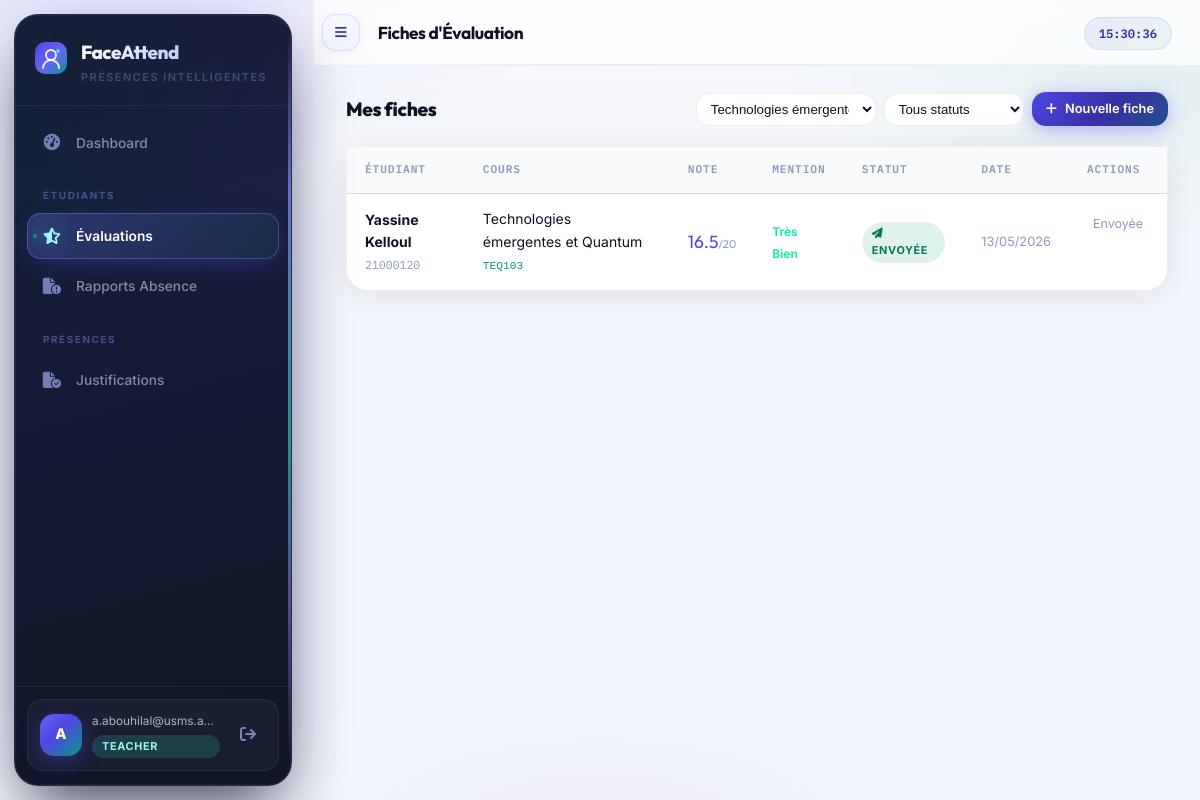
Page /teacher/evaluations?course_id=3 (signed in) on the committed database.
### app/models/__init__.py (models this page shows, shortened)
class User(UserMixin, db.Model):
    __tablename__ = "users"
    id           = db.Column(db.Integer, primary_key=True)
    email        = db.Column(db.String(255), unique=True, nullable=False, index=True)
    password_hash= db.Column(db.String(255), nullable=False)
    role         = db.Column(db.Enum(RoleEnum), nullable=False)
    is_active    = db.Column(db.Boolean, default=True)
    consent_given= db.Column(db.Boolean, default=False)          # CNDP
    consent_date = db.Column(db.DateTime)
    failed_logins= db.Column(db.Integer, default=0)
    locked_until = db.Column(db.DateTime)
    created_at   = db.Column(db.DateTime, default=lambda: datetime.now(timezone.utc))
    updated_at   = db.Column(db.DateTime, onupdate=lambda: datetime.now(timezone.utc))
    deleted_at   = db.Column(db.DateTime)   # Soft delete (droit à l'oubli CNDP)
    student_profile = db.relationship("Student", back_populates="user", uselist=False)
    teacher_profile = db.relationship("Teacher", back_populates="user", uselist=False)

class Evaluation(db.Model):
    __tablename__ = "evaluations"
    id          = db.Column(db.Integer, primary_key=True)
    teacher_id  = db.Column(db.Integer, db.ForeignKey("teachers.id"), nullable=False)
    student_id  = db.Column(db.Integer, db.ForeignKey("students.id"), nullable=False)
    course_id   = db.Column(db.Integer, db.ForeignKey("courses.id"),  nullable=False)
    note_participation  = db.Column(db.Float, default=0)   # /5
    note_travail        = db.Column(db.Float, default=0)   # /5
    note_comportement   = db.Column(db.Float, default=0)   # /5
    note_assiduite      = db.Column(db.Float, default=0)   # /5
    note_globale        = db.Column(db.Float, default=0)   # /20 — calculée auto
    commentaire         = db.Column(db.Text)
    statut              = db.Column(db.Enum(EvaluationStatus),
                                    default=EvaluationStatus.BROUILLON)
    created_at          = db.Column(db.DateTime,
                                    default=lambda: datetime.now(timezone.utc))
    sent_at             = db.Column(db.DateTime)
    admin_commentaire   = db.Column(db.Text)
    admin_archived_at   = db.Column(db.DateTime)
    teacher  = db.relationship("Teacher",  foreign_keys=[teacher_id])
    student  = db.relationship("Student",  foreign_keys=[student_id])
    course   = db.relationship("Course",   foreign_keys=[course_id])
    @property
    def mention(self):
        n = self.note_globale or 0
        if n >= 16: return ("Très Bien", "#00f5a0")
        if n >= 14: return ("Bien",      "#00c8ff")
        if n >= 12: return ("Assez Bien","#ffb347")
        if n >= 10: return ("Passable",  "#aaa")
        return ("Insuffisant", "#ff4d6d")

class Student(db.Model):
    __tablename__ = "students"
    id              = db.Column(db.Integer, primary_key=True)
    user_id         = db.Column(db.Integer, db.ForeignKey("users.id"), unique=True)
    student_number  = db.Column(db.String(20), unique=True, nullable=False)  # CNE / Matricule
    first_name      = db.Column(db.String(100), nullable=False)
    last_name       = db.Column(db.String(100), nullable=False)
    program         = db.Column(db.String(100))   # Filière
    year_of_study   = db.Column(db.Integer)
    group_name      = db.Column(db.String(50))
    face_encoding_enc  = db.Column(db.LargeBinary)   # AES-GCM ciphertext
    face_encoding_nonce= db.Column(db.LargeBinary)   # 96-bit nonce GCM
    face_encoding_tag  = db.Column(db.LargeBinary)   # 128-bit auth tag GCM
    face_photo_enc     = db.Column(db.LargeBinary)
    face_photo_nonce   = db.Column(db.LargeBinary)
    face_photo_tag     = db.Column(db.LargeBinary)
    face_enrolled_at   = db.Column(db.DateTime)
    pseudonym          = db.Column(db.String(64), unique=True)  # Pseudonymisation CNDP
    user        = db.relationship("User", back_populates="student_profile")
    attendances = db.relationship("Attendance", back_populates="student", lazy="dynamic")
    enrollments = db.relationship("Enrollment",  back_populates="student", lazy="dynamic")
    @property
    def full_name(self):
        return f"{self.first_name} {self.last_name}"

class Course(db.Model):
    __tablename__ = "courses"
    id          = db.Column(db.Integer, primary_key=True)
    teacher_id  = db.Column(db.Integer, db.ForeignKey("teachers.id"))
    name        = db.Column(db.String(150), nullable=False)
    code        = db.Column(db.String(20), unique=True, nullable=False)
    description = db.Column(db.Text)
    credits     = db.Column(db.Integer, default=3)
    room        = db.Column(db.String(50))
    is_active   = db.Column(db.Boolean, default=True)
    teacher     = db.relationship("Teacher", back_populates="courses")
    sessions    = db.relationship("Session", back_populates="course", lazy="dynamic")
    enrollments = db.relationship("Enrollment", back_populates="course", lazy="dynamic")

### app/api/teacher.py (the view)
@teacher_bp.route("/evaluations")
@teacher_required
def evaluations():
    teacher = Teacher.query.filter_by(user_id=current_user.id).first_or_404()
    course_id = request.args.get("course_id", type=int)
    statut    = request.args.get("statut", "")
    query = Evaluation.query.filter_by(teacher_id=teacher.id)
    if course_id:
        query = query.filter_by(course_id=course_id)
    if statut:
        query = query.filter_by(statut=EvaluationStatus[statut.upper()])
    fiches   = query.order_by(Evaluation.created_at.desc()).all()
    courses  = teacher.courses.filter_by(is_active=True).all()
    return render_template("teacher/evaluations.html",
                           teacher=teacher,
                           fiches=fiches,
                           courses=courses,
                           selected_course=course_id,
                           selected_statut=statut)

### app/api/teacher.py (called while the page is built)
def teacher_required(f):
    @wraps(f)
    @login_required
    def decorated(*args, **kwargs):
        if current_user.role not in (RoleEnum.TEACHER, RoleEnum.ADMIN):
            flash("Accès enseignants uniquement.", "danger")
            return redirect(url_for("auth.login"))
        return f(*args, **kwargs)
    return decorated

### frontend/templates/teacher/evaluations.html (shortened to what this page needs)
{% extends "base.html" %}
{% block page_title %}Fiches d'Évaluation{% endblock %}
{% block content %}
<div class="section-header">
  <h2>Mes fiches</h2>
  <div style="display:flex;gap:8px;flex-wrap:wrap;align-items:center">
    <form method="GET" style="display:flex;gap:8px">
      <select name="course_id" class="form-control" style="width:180px;padding:7px 10px;background:var(--bg-2);border:1px solid var(--border-2);border-radius:var(--radius);color:var(--text);font-size:.83rem" onchange="this.form.submit()">
        {% for c in courses %}<option value="{{ c.id }}" {% if selected_course == c.id %}selected{% endif %}>{{ c.name }}</option>{% endfor %}
      </select>
      <select name="statut" class="form-control" style="width:140px;padding:7px 10px;background:var(--bg-2);border:1px solid var(--border-2);border-radius:var(--radius);color:var(--text);font-size:.83rem" onchange="this.form.submit()">
        <option value="">Tous statuts</option>
      </select>
    </form>
    <a href="{{ url_for('teacher.evaluation_new') }}" class="btn btn--primary btn--sm">
      <i class="fas fa-plus"></i> Nouvelle fiche
    </a>
  </div>
</div>
<div class="card" style="padding:0">
  <table>
    <thead><tr><th>Étudiant</th><th>Cours</th><th>Note</th><th>Mention</th><th>Statut</th><th>Date</th><th>Actions</th></tr></thead>
    <tbody>
    {% for f in fiches %}
    <tr>
      <td><strong>{{ f.student.full_name }}</strong><br><span style="font-family:var(--font-mono);font-size:.72rem;color:var(--text-3)">{{ f.student.student_number }}</span></td>
      <td>{{ f.course.name }}<br><code style="font-size:.7rem;color:var(--accent-2)">{{ f.course.code }}</code></td>
      <td style="font-family:var(--font-head);font-size:1.1rem;color:var(--accent)">{{ f.note_globale }}<span style="font-size:.7rem;color:var(--text-3)">/20</span></td>
      <td>
        {% set m = f.mention %}
        <span style="font-size:.75rem;font-weight:600;color:{{ m[1] }}">{{ m[0] }}</span>
      </td>
      <td>
        {% if f.statut.value == 'brouillon' %}<span class="badge" style="background:rgba(217,119,6,.14);color:#b45309"><i class="fas fa-pencil"></i> Brouillon</span>
        {% elif f.statut.value == 'envoyee' %}<span class="badge badge--present"><i class="fas fa-paper-plane"></i> Envoyée</span>
        {% else %}<span class="badge" style="background:rgba(150,150,150,.15);color:#aaa"><i class="fas fa-archive"></i> Archivée</span>{% endif %}
      </td>
      <td style="font-size:.8rem;color:var(--text-3)">{{ f.sent_at.strftime('%d/%m/%Y') if f.sent_at else f.created_at.strftime('%d/%m/%Y') }}</td>
      <td style="display:flex;gap:6px">
        {% if f.statut.value == 'brouillon' %}
        <a href="{{ url_for('teacher.evaluation_edit', eval_id=f.id) }}" class="btn btn--sm btn--ghost"><i class="fas fa-pen"></i></a>
        <form method="POST" action="{{ url_for('teacher.evaluation_delete', eval_id=f.id) }}" onsubmit="return confirm('Supprimer ce brouillon ?')">
          <button type="submit" class="btn btn--sm btn--danger"><i class="fas fa-trash"></i></button>
        </form>
        {% else %}
        <span style="font-size:.78rem;color:var(--text-3);padding:6px">Envoyée</span>
        {% endif %}
      </td>
    </tr>
    {% else %}
    <tr><td colspan="7" style="text-align:center;color:var(--text-3);padding:40px">
      Aucune fiche — <a href="{{ url_for('teacher.evaluation_new') }}" style="color:var(--accent)">créer la première</a>
    </td></tr>
    {% endfor %}
    </tbody>
  </table>
</div>
{% endblock %}

### frontend/templates/base.html (shortened to what this page needs)
<!DOCTYPE html>
<html lang="fr">
<head>
  <link rel="stylesheet" href="https://cdnjs.cloudflare.com/ajax/libs/font-awesome/6.6.0/css/all.min.css"/>
  <link rel="stylesheet" href="{{ url_for('static', filename='css/main.css') }}"/>
</head>
<body>
{% if current_user.is_authenticated %}
<aside class="sidebar" id="sidebar" aria-label="Navigation principale">
  <div class="sidebar__aurora" aria-hidden="true"></div>
  <div class="sidebar__rail" aria-hidden="true"></div>
  <div class="sidebar__brand">
    <span class="sidebar__logo">
    </span>
    <div class="sidebar__brand-text">
      <span class="sidebar__name">FaceAttend</span>
      <span class="sidebar__tagline">Présences intelligentes</span>
    </div>
  </div>
  <nav class="sidebar__nav">
    {% if current_user.role.value == 'admin' %}
      <a href="{{ url_for('admin.dashboard') }}"
         class="nav-item {% if request.endpoint == 'admin.dashboard' %}active{% endif %}">
        <i class="fas fa-chart-pie"></i><span>Dashboard</span>
      </a>
      <div class="nav-separator">Utilisateurs</div>
      <a href="{{ url_for('admin.students') }}"
         class="nav-item {% if 'students' in request.path and 'edit' not in request.path %}active{% endif %}">
        <i class="fas fa-users"></i><span>Étudiants</span>
      </a>
      <a href="{{ url_for('admin.teachers') }}"
         class="nav-item {% if 'teachers' in request.path and 'edit' not in request.path %}active{% endif %}">
        <i class="fas fa-chalkboard-user"></i><span>Professeurs</span>
      </a>
      <div class="nav-separator">Pédagogie</div>
      <a href="{{ url_for('admin.courses') }}"
         class="nav-item {% if 'courses' in request.path %}active{% endif %}">
        <i class="fas fa-book-open"></i><span>Matières</span>
      </a>
      <div class="nav-separator">Suivi</div>
      <a href="{{ url_for('admin.evaluations') }}"
         class="nav-item {% if 'evaluations' in request.path %}active{% endif %}">
        <i class="fas fa-star-half-stroke"></i><span>Évaluations</span>
      </a>
      <a href="{{ url_for('admin.absence_reports') }}"
         class="nav-item {% if 'absence-reports' in request.path %}active{% endif %}">
        <i class="fas fa-file-circle-exclamation"></i><span>Rapports Absence</span>
      </a>
      <a href="{{ url_for('admin.at_risk') }}"
         class="nav-item {% if 'at-risk' in request.path %}active{% endif %}">
        <i class="fas fa-triangle-exclamation"></i><span>Décrochage</span>
      </a>
      <div class="nav-separator">Exports</div>
      <a href="{{ url_for('admin.export_report') }}" class="nav-item">
        <i class="fas fa-file-excel"></i><span>Export Global</span>
      </a>
    {% elif current_user.role.value == 'teacher' %}
      <a href="{{ url_for('teacher.dashboard') }}"
         class="nav-item {% if request.endpoint == 'teacher.dashboard' %}active{% endif %}">
        <i class="fas fa-gauge-high"></i><span>Dashboard</span>
      </a>
      <div class="nav-separator">Étudiants</div>
      <a href="{{ url_for('teacher.evaluations') }}"
         class="nav-item {% if 'evaluations' in request.path %}active{% endif %}">
        <i class="fas fa-star-half-stroke"></i><span>Évaluations</span>
      </a>
      <a href="{{ url_for('teacher.absence_reports') }}"
         class="nav-item {% if 'absence-reports' in request.path %}active{% endif %}">
        <i class="fas fa-file-circle-exclamation"></i><span>Rapports Absence</span>
      </a>
      <div class="nav-separator">Présences</div>
      <a href="{{ url_for('teacher.justifications') }}"
         class="nav-item {% if 'justifications' in request.path %}active{% endif %}">
        <i class="fas fa-file-circle-check"></i><span>Justifications</span>
      </a>
    {% endif %}
  </nav>
  <div class="sidebar__footer">
    <div class="sidebar__user-card">
      <div class="avatar">{{ current_user.email[0].upper() }}</div>
      <div class="sidebar__user-info">
        <span class="sidebar__user-email">{{ current_user.email }}</span>
        <span class="sidebar__user-role badge badge--{{ current_user.role.value }}">{{ current_user.role.value }}</span>
      </div>
      <a href="{{ url_for('auth.logout') }}" class="btn-logout" title="Déconnexion">
        <i class="fas fa-arrow-right-from-bracket"></i>
      </a>
    </div>
  </div>
</aside>
<main class="main-content">
  <header class="topbar">
    <button class="topbar__toggle" onclick="document.getElementById('sidebar').classList.toggle('collapsed')">
      <i class="fas fa-bars"></i>
    </button>
    <h1 class="topbar__title">{% block page_title %}{% endblock %}</h1>
    <div class="topbar__right">
      <span class="topbar__time" id="clock"></span>
    </div>
  </header>
  <div class="page-body">
    {% block content %}{% endblock %}
  </div>
</main>
{% else %}
  {% block auth_content %}{% endblock %}
{% endif %}
</body>
</html>

### rows in the picture
User: email "A", email "a.abouhilal@usms.a…", role.value "TEACHER"
Evaluation: student.full_name "Yassine Kelloul", student.student_number "21000120", course.name "Technologies émergentes et Quantum", course.code "TEQ103", note_globale "16.5", m "Très Bien", statut "ENVOYEE" (drawn), sent_at "13/05/2026"

### other values in the picture
form field course_id "Technologies émergentes et Quantum"
